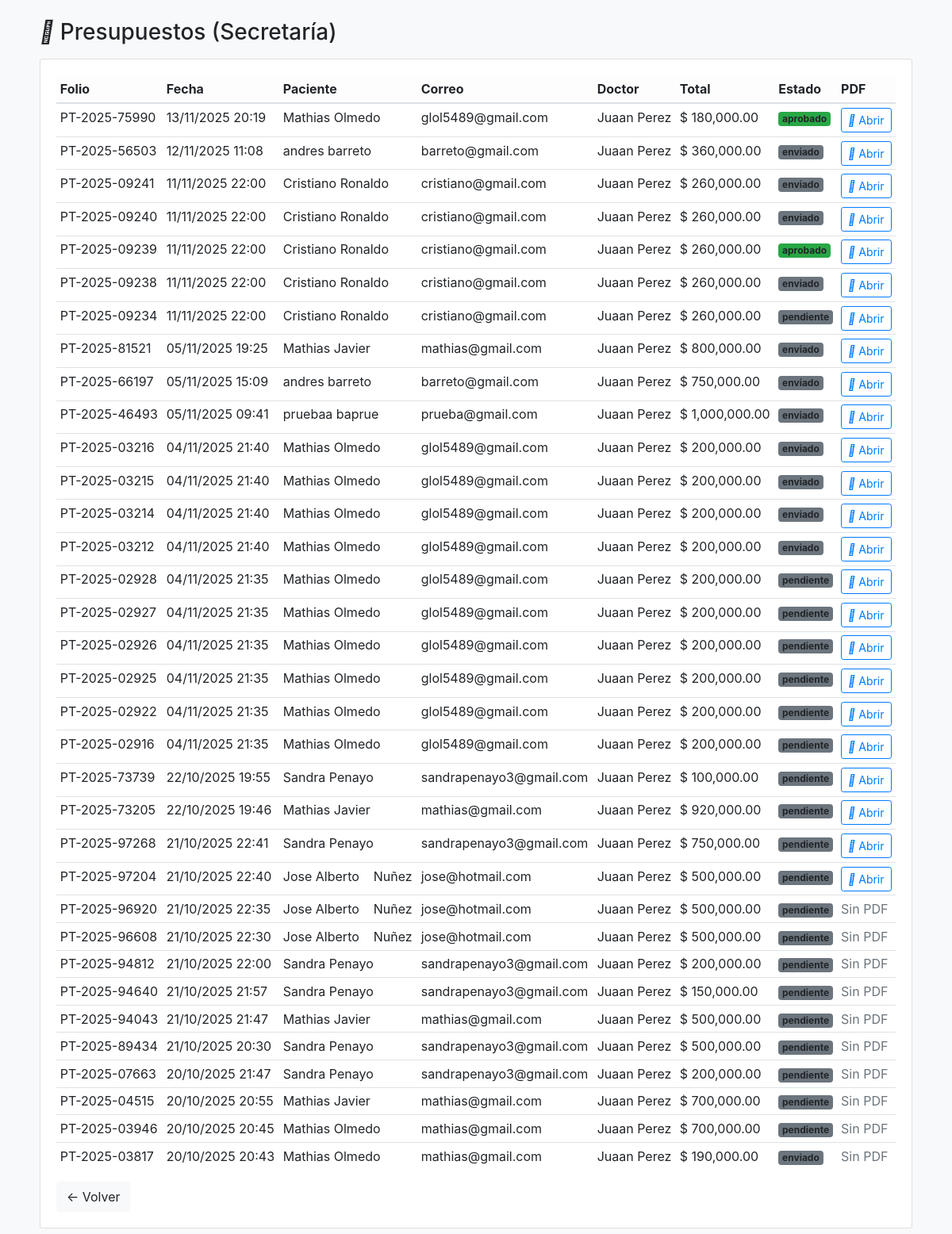
Screenshot of /secretaria/presupuestos.php (signed in) with the database file from the repository.
### tables this page shows
CREATE TABLE `presupuesto` (
  `id_presupuesto` int(11) NOT NULL AUTO_INCREMENT,
  `folio` varchar(30) DEFAULT NULL,
  `fecha` datetime NOT NULL DEFAULT current_timestamp(),
  `id_doctor` int(11) NOT NULL,
  `id_paciente` int(11) DEFAULT NULL,
  `paciente_nombre` varchar(120) NOT NULL,
  `paciente_correo` varchar(160) DEFAULT NULL,
  `paciente_telefono` varchar(50) DEFAULT NULL,
  `paciente_documento` varchar(50) DEFAULT NULL,
  `total` decimal(10,2) NOT NULL DEFAULT 0.00,
  `estado` enum('pendiente','enviado','aprobado','rechazado') NOT NULL DEFAULT 'pendiente',
  `enviado_at` datetime DEFAULT NULL,
  `enviado_via` enum('whatsapp','email','otro') DEFAULT NULL,
  `enviado_a` varchar(40) DEFAULT NULL,
  `pdf_path` varchar(255) DEFAULT NULL,
  PRIMARY KEY (`id_presupuesto`),
  UNIQUE KEY `folio` (`folio`),
  KEY `id_doctor` (`id_doctor`),
  KEY `idx_presupuesto_id_paciente` (`id_paciente`),
  CONSTRAINT `fk_presupuesto_doctor` FOREIGN KEY (`id_doctor`) REFERENCES `doctor` (`id_doctor`),
  CONSTRAINT `fk_presupuesto_paciente` FOREIGN KEY (`id_paciente`) REFERENCES `pacientes` (`id_paciente`) ON DELETE SET NULL ON UPDATE CASCADE
);

### secretaria/presupuestos.php (the view, shortened to what this page needs)
<?php
include_once __DIR__ . '/../php/conexionDB.php';
$pres = $link->query("
  SELECT p.id_presupuesto, p.folio, p.fecha, p.paciente_nombre, p.paciente_correo, p.total, p.estado, p.pdf_path,
         CONCAT(d.nombreD,' ',d.apellido) AS doctor
  FROM presupuesto p
  LEFT JOIN doctor d ON d.id_doctor = p.id_doctor
  ORDER BY p.fecha DESC
");
?>
<!DOCTYPE html>
<html lang="es">
<head>
<link rel="stylesheet" href="../src/css/lib/bootstrap/css/bootstrap.min.css">
<link rel="stylesheet" href="../src/css/lib/fontawesome/css/all.min.css">
</head>
<body>
<div class="wrap">
  <h3 class="mb-3"><i class="fa-solid fa-file-invoice-dollar"></i> Presupuestos (Secretaría)</h3>
  <div class="card">
    <div class="card-body">
      <div class="table-responsive">
        <table class="table table-sm table-hover align-middle">
          <thead class="table-light">
            <tr>
              <th>Folio</th>
              <th>Fecha</th>
              <th>Paciente</th>
              <th>Correo</th>
              <th>Doctor</th>
              <th class="text-end">Total</th>
              <th>Estado</th>
              <th>PDF</th>
            </tr>
          </thead>
          <tbody>
            <?php while($row = $pres->fetch_assoc()): ?>
              <tr>
                <td><?= htmlspecialchars($row['folio']) ?></td>
                <td><?= date('d/m/Y H:i', strtotime($row['fecha'])) ?></td>
                <td><?= htmlspecialchars($row['paciente_nombre']) ?></td>
                <td><?= htmlspecialchars($row['paciente_correo']) ?></td>
                <td><?= htmlspecialchars($row['doctor']) ?></td>
                <td class="text-end">$ <?= number_format((float)$row['total'],2) ?></td>
                <td>
                  <span class="badge bg-<?= $row['estado']==='aprobado'?'success':($row['estado']==='rechazado'?'danger':'secondary') ?>">
                    <?= htmlspecialchars($row['estado']) ?>
                  </span>
                </td>
                <td>
                  <?php if(!empty($row['pdf_path'])): ?>
                    <a class="btn btn-sm btn-outline-primary" href="../<?= htmlspecialchars($row['pdf_path']) ?>" target="_blank">
                      <i class="fa-regular fa-file-pdf"></i> Abrir
                    </a>
                  <?php else: ?>
                    <span class="text-muted">Sin PDF</span>
                  <?php endif; ?>
                </td>
              </tr>
            <?php endwhile; $pres->free(); ?>
          </tbody>
        </table>
      </div>
      <a class="btn btn-light" href="../index.php">← Volver</a>
    </div>
  </div>
</div>
</body>
</html>

### secretaria/presupuestos.php (style rules this page uses)
body { background:#f8f9fa; }
.wrap { max-width:1100px; margin:24px auto; }

### rows the page displays
presupuesto: folio "PT-2025-75990", fecha "13/11/2025 20:19", paciente_nombre "Mathias Olmedo", paciente_correo "glol5489@gmail.com", doctor "Juaan Perez", total "180,000.00", estado "aprobado"
presupuesto: folio "PT-2025-56503", fecha "12/11/2025 11:08", paciente_nombre "andres barreto", paciente_correo "barreto@gmail.com", doctor "Juaan Perez", total "360,000.00", estado "enviado"
presupuesto: folio "PT-2025-09241", fecha "11/11/2025 22:00", paciente_nombre "Cristiano Ronaldo", paciente_correo "cristiano@gmail.com", doctor "Juaan Perez", total "260,000.00", estado "enviado"
presupuesto: folio "PT-2025-09240", fecha "11/11/2025 22:00", paciente_nombre "Cristiano Ronaldo", paciente_correo "cristiano@gmail.com", doctor "Juaan Perez", total "260,000.00", estado "enviado"
presupuesto: folio "PT-2025-09239", fecha "11/11/2025 22:00", paciente_nombre "Cristiano Ronaldo", paciente_correo "cristiano@gmail.com", doctor "Juaan Perez", total "260,000.00", estado "aprobado"
presupuesto: folio "PT-2025-09238", fecha "11/11/2025 22:00", paciente_nombre "Cristiano Ronaldo", paciente_correo "cristiano@gmail.com", doctor "Juaan Perez", total "260,000.00", estado "enviado"
presupuesto: folio "PT-2025-09234", fecha "11/11/2025 22:00", paciente_nombre "Cristiano Ronaldo", paciente_correo "cristiano@gmail.com", doctor "Juaan Perez", total "260,000.00", estado "pendiente"
presupuesto: folio "PT-2025-81521", fecha "05/11/2025 19:25", paciente_nombre "Mathias Javier", paciente_correo "mathias@gmail.com", doctor "Juaan Perez", total "800,000.00", estado "enviado"
presupuesto: folio "PT-2025-66197", fecha "05/11/2025 15:09", paciente_nombre "andres barreto", paciente_correo "barreto@gmail.com", doctor "Juaan Perez", total "750,000.00", estado "enviado"
presupuesto: folio "PT-2025-46493", fecha "05/11/2025 09:41", paciente_nombre "pruebaa baprue", paciente_correo "prueba@gmail.com", doctor "Juaan Perez", total "1,000,000.00", estado "enviado"
presupuesto: folio "PT-2025-03216", fecha "04/11/2025 21:40", paciente_nombre "Mathias Olmedo", paciente_correo "glol5489@gmail.com", doctor "Juaan Perez", total "200,000.00", estado "enviado"
presupuesto: folio "PT-2025-03215", fecha "04/11/2025 21:40", paciente_nombre "Mathias Olmedo", paciente_correo "glol5489@gmail.com", doctor "Juaan Perez", total "200,000.00", estado "enviado"
presupuesto: folio "PT-2025-03214", fecha "04/11/2025 21:40", paciente_nombre "Mathias Olmedo", paciente_correo "glol5489@gmail.com", doctor "Juaan Perez", total "200,000.00", estado "enviado"
presupuesto: folio "PT-2025-03212", fecha "04/11/2025 21:40", paciente_nombre "Mathias Olmedo", paciente_correo "glol5489@gmail.com", doctor "Juaan Perez", total "200,000.00", estado "enviado"
presupuesto: folio "PT-2025-02928", fecha "04/11/2025 21:35", paciente_nombre "Mathias Olmedo", paciente_correo "glol5489@gmail.com", doctor "Juaan Perez", total "200,000.00", estado "pendiente"
presupuesto: folio "PT-2025-02927", fecha "04/11/2025 21:35", paciente_nombre "Mathias Olmedo", paciente_correo "glol5489@gmail.com", doctor "Juaan Perez", total "200,000.00", estado "pendiente"
presupuesto: folio "PT-2025-02926", fecha "04/11/2025 21:35", paciente_nombre "Mathias Olmedo", paciente_correo "glol5489@gmail.com", doctor "Juaan Perez", total "200,000.00", estado "pendiente"
presupuesto: folio "PT-2025-02925", fecha "04/11/2025 21:35", paciente_nombre "Mathias Olmedo", paciente_correo "glol5489@gmail.com", doctor "Juaan Perez", total "200,000.00", estado "pendiente"
presupuesto: folio "PT-2025-02922", fecha "04/11/2025 21:35", paciente_nombre "Mathias Olmedo", paciente_correo "glol5489@gmail.com", doctor "Juaan Perez", total "200,000.00", estado "pendiente"
presupuesto: folio "PT-2025-02916", fecha "04/11/2025 21:35", paciente_nombre "Mathias Olmedo", paciente_correo "glol5489@gmail.com", doctor "Juaan Perez", total "200,000.00", estado "pendiente"
presupuesto: folio "PT-2025-73739", fecha "22/10/2025 19:55", paciente_nombre "Sandra Penayo", paciente_correo "sandrapenayo3@gmail.com", doctor "Juaan Perez", total "100,000.00", estado "pendiente"
presupuesto: folio "PT-2025-73205", fecha "22/10/2025 19:46", paciente_nombre "Mathias Javier", paciente_correo "mathias@gmail.com", doctor "Juaan Perez", total "920,000.00", estado "pendiente"
presupuesto: folio "PT-2025-97268", fecha "21/10/2025 22:41", paciente_nombre "Sandra Penayo", paciente_correo "sandrapenayo3@gmail.com", doctor "Juaan Perez", total "750,000.00", estado "pendiente"
presupuesto: folio "PT-2025-97204", fecha "21/10/2025 22:40", paciente_nombre "Jose Alberto Nuñez", paciente_correo "jose@hotmail.com", doctor "Juaan Perez", total "500,000.00", estado "pendiente"
presupuesto: folio "PT-2025-96920", fecha "21/10/2025 22:35", paciente_nombre "Jose Alberto Nuñez", paciente_correo "jose@hotmail.com", doctor "Juaan Perez", total "500,000.00", estado "pendiente", shows "Sin PDF"
presupuesto: folio "PT-2025-96608", fecha "21/10/2025 22:30", paciente_nombre "Jose Alberto Nuñez", paciente_correo "jose@hotmail.com", doctor "Juaan Perez", total "500,000.00", estado "pendiente", shows "Sin PDF"
presupuesto: folio "PT-2025-94812", fecha "21/10/2025 22:00", paciente_nombre "Sandra Penayo", paciente_correo "sandrapenayo3@gmail.com", doctor "Juaan Perez", total "200,000.00", estado "pendiente", shows "Sin PDF"
presupuesto: folio "PT-2025-94640", fecha "21/10/2025 21:57", paciente_nombre "Sandra Penayo", paciente_correo "sandrapenayo3@gmail.com", doctor "Juaan Perez", total "150,000.00", estado "pendiente", shows "Sin PDF"
presupuesto: folio "PT-2025-94043", fecha "21/10/2025 21:47", paciente_nombre "Mathias Javier", paciente_correo "mathias@gmail.com", doctor "Juaan Perez", total "500,000.00", estado "pendiente", shows "Sin PDF"
presupuesto: folio "PT-2025-89434", fecha "21/10/2025 20:30", paciente_nombre "Sandra Penayo", paciente_correo "sandrapenayo3@gmail.com", doctor "Juaan Perez", total "500,000.00", estado "pendiente", shows "Sin PDF"
presupuesto: folio "PT-2025-07663", fecha "20/10/2025 21:47", paciente_nombre "Sandra Penayo", paciente_correo "sandrapenayo3@gmail.com", doctor "Juaan Perez", total "200,000.00", estado "pendiente", shows "Sin PDF"
presupuesto: folio "PT-2025-04515", fecha "20/10/2025 20:55", paciente_nombre "Mathias Javier", paciente_correo "mathias@gmail.com", doctor "Juaan Perez", total "700,000.00", estado "pendiente", shows "Sin PDF"
presupuesto: folio "PT-2025-03946", fecha "20/10/2025 20:45", paciente_nombre "Mathias Olmedo", paciente_correo "mathias@gmail.com", doctor "Juaan Perez", total "700,000.00", estado "pendiente", shows "Sin PDF"
presupuesto: folio "PT-2025-03817", fecha "20/10/2025 20:43", paciente_nombre "Mathias Olmedo", paciente_correo "mathias@gmail.com", doctor "Juaan Perez", total "190,000.00", estado "enviado", shows "Sin PDF"
